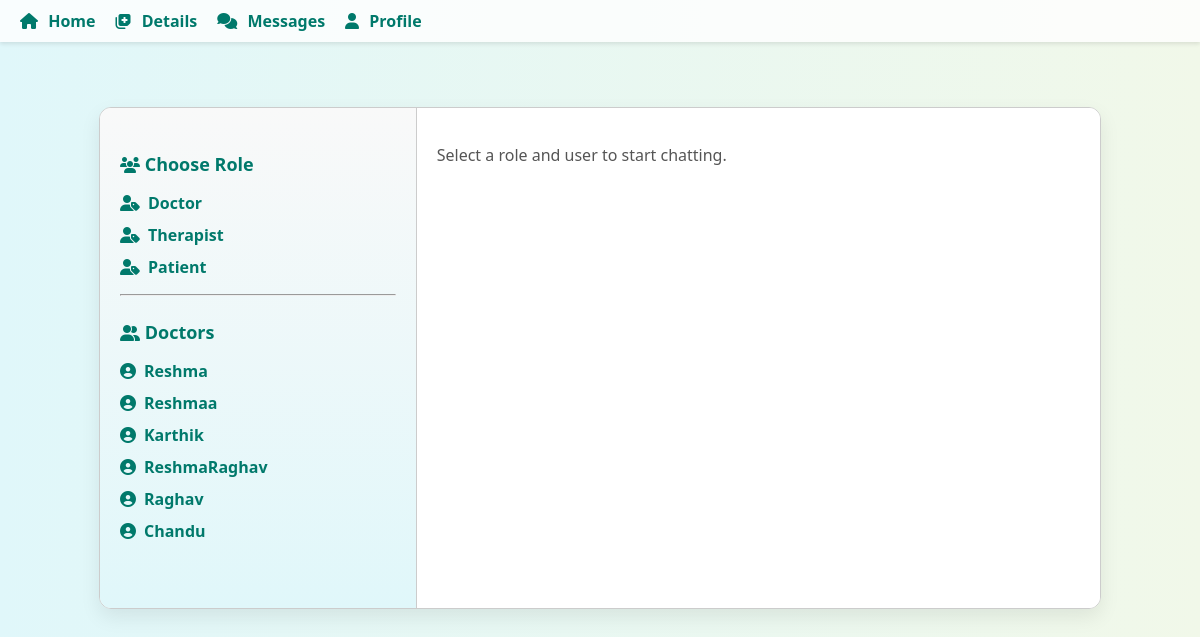
The page /messages/?role=doctor (signed in) on the database its author committed.
### core/models.py (models this page shows, shortened)
class User(AbstractUser):
    ROLE_CHOICES = (
        ('patient', 'Patient'),
        ('doctor', 'Doctor'),
        ('therapist', 'Therapist'),
    )
    role = models.CharField(max_length=10, choices=ROLE_CHOICES)
    unique_id = models.CharField(max_length=20, blank=True, null=True, unique=True)
    phone = models.CharField(max_length=15, blank=True)
    profile_photo = models.ImageField(upload_to='profile_photos/', blank=True, null=True)
    date_of_birth = models.DateField(blank=True, null=True)
    location = models.CharField(max_length=100, blank=True)

### core/views.py (the view)
# urls.py: path('messages/', views.message_box, name='message_box'),
@login_required
def message_box(request):
    role = request.GET.get('role')
    selected_user_id = request.GET.get('user')
    users = User.objects.filter(role=role).exclude(id=request.user.id) if role else []
    selected_user = User.objects.filter(id=selected_user_id).first()
    messages = []
    if selected_user:
        messages = Message.objects.filter(
            sender__in=[request.user, selected_user],
            receiver__in=[request.user, selected_user],
            is_deleted=False
        ).order_by('timestamp')
    return render(request, 'core/message_box.html', {
        'roles': ['doctor', 'therapist', 'patient'],
        'selected_role': role,
        'users': users,
        'selected_user': selected_user,
        'messages': messages
    })

### core/templates/core/message_box.html (shortened to what this page needs)
{% extends 'core/base.html' %}
{% block content %}
<link rel="stylesheet" href="https://cdnjs.cloudflare.com/ajax/libs/font-awesome/6.5.0/css/all.min.css">
<div class="chat-container">
  <div class="role-list">
    <h4><i class="fas fa-users"></i> Choose Role</h4>
    <ul>
      {% for role in roles %}
        <li><a href="?role={{ role }}"><i class="fas fa-user-tag"></i> {{ role|title }}</a></li>
      {% endfor %}
    </ul>
    {% if selected_role %}
      <hr>
      <h4><i class="fas fa-user-friends"></i> {{ selected_role|title }}s</h4>
      <ul>
        {% for user in users %}
          <li><a href="?role={{ selected_role }}&user={{ user.id }}"><i class="fas fa-user-circle"></i> {{ user.first_name }}</a></li>
        {% empty %}
          <li>No users found.</li>
        {% endfor %}
      </ul>
    {% endif %}
  </div>
  <div class="chat-window">
    {% if selected_user %}
      <h4><i class="fas fa-comments"></i> Chat with {{ selected_user.first_name }}</h4>
      <div class="message-list" id="messageList">
        {% for msg in messages %}
          <div class="message {% if msg.sender == request.user %}sent{% else %}received{% endif %}">
            {{ msg.content }}
            {% if msg.sender == request.user %}
              <button onclick="deleteMessage({{ msg.id }})"><i class="fas fa-trash-alt"></i></button>
            {% endif %}
          </div>
        {% endfor %}
      </div>
      <form id="messageForm">
        {% csrf_token %}
        <input type="hidden" name="receiver_id" value="{{ selected_user.id }}">
        <input type="text" name="content" placeholder="Type a message..." required>
        <button type="submit"><i class="fas fa-paper-plane"></i> Send</button>
      </form>
    {% else %}
      <p style="color:#555;">Select a role and user to start chatting.</p>
    {% endif %}
  </div>
</div>
{% endblock %}

### core/templates/core/message_box.html (style rules this page uses)
body { margin: 0; font-family: 'Segoe UI', sans-serif; background: linear-gradient(to right, #e0f7fa, #f1f8e9); color: #333; }
.chat-container { display: flex; border: 1px solid #ccc; height: 500px; max-width: 1000px; margin: 40px auto; background-color: #ffffffdd; border-radius: 12px; box-shadow: 0 8px 20px rgba(0,0,0,0.08); overflow: hidden; }
.role-list { width: 30%; border-right: 1px solid #ccc; padding: 20px; overflow-y: auto; background: linear-gradient(to bottom, #f9f9f9, #e0f7fa); }
.role-list h4 { margin-bottom: 12px; color: #00796b; font-size: 18px; }
.role-list ul { list-style: none; padding-left: 0; }
.role-list li { margin-bottom: 10px; }
.role-list a { text-decoration: none; color: #00796b; font-weight: bold; display: flex; align-items: center; gap: 8px; }
.role-list i { font-size: 16px; }
.chat-window { width: 70%; padding: 20px; display: flex; flex-direction: column; background-color: #fff; }

### rows shown on the page
User: first_name "Reshma"
User: first_name "Reshmaa"
User: first_name "Karthik"
User: first_name "ReshmaRaghav"
User: first_name "Raghav"
User: first_name "Chandu"

### other values the page prints
{{ role|title }} "Doctor" "Therapist" "Patient"
{{ selected_role|title }} "Doctor"
